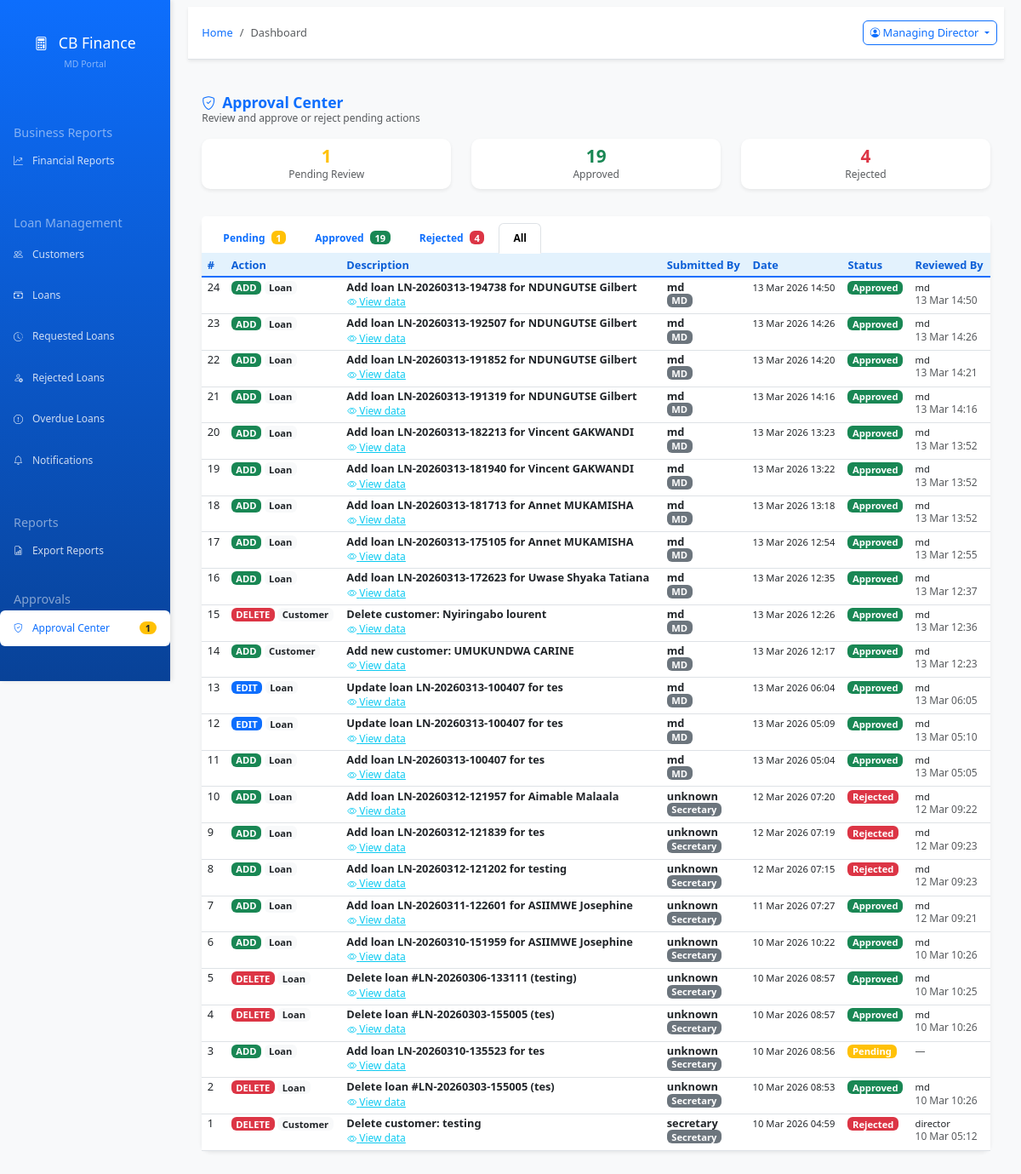
The app's page /app.cbfinance.rw/index.php?page=approvals&filter=all (signed in) with its own data.
### tables this page shows
CREATE TABLE `pending_approvals` (
  `approval_id` int(11) NOT NULL,
  `action_type` varchar(20) NOT NULL,
  `entity_type` varchar(30) NOT NULL,
  `entity_id` int(11) DEFAULT NULL,
  `action_data` longtext NOT NULL,
  `description` varchar(255) NOT NULL,
  `submitted_by` varchar(100) NOT NULL,
  `submitted_by_role` varchar(50) NOT NULL,
  `status` enum('pending','approved','rejected') NOT NULL DEFAULT 'pending',
  `reviewed_by` varchar(100) DEFAULT NULL,
  `reviewed_at` datetime DEFAULT NULL,
  `review_notes` text,
  `submitted_at` datetime NOT NULL DEFAULT CURRENT_TIMESTAMP
);

### app.cbfinance.rw/modules/approvals.php (the view, shortened to what this page needs)
<?php
$conn = getConnection();
$filter     = $_GET['filter'] ?? 'pending';
$where = $filter !== 'all' ? "WHERE status = '$filter'" : '';
$approvals = $conn->query("SELECT * FROM pending_approvals $where ORDER BY submitted_at DESC LIMIT 100");
$counts = [];
foreach (['pending', 'approved', 'rejected'] as $s) {
    $r = $conn->query("SELECT COUNT(*) as cnt FROM pending_approvals WHERE status = '$s'");
    $counts[$s] = $r ? (int)$r->fetch_assoc()['cnt'] : 0;
}
?>
<div class="container-fluid py-3">
    <div class="row mb-3">
        <div class="col-12 d-flex justify-content-between align-items-center">
            <div>
                <h2 class="h4 fw-bold text-primary mb-0">
                    <i class="bi bi-shield-check me-2"></i>Approval Center
                </h2>
                <p class="text-muted small mb-0">Review and approve or reject pending actions</p>
            </div>
        </div>
    </div>
    <div class="row mb-4">
        <div class="col-md-4">
            <div class="card border-warning shadow-sm">
                <div class="card-body text-center py-2">
                    <h2 class="fw-bold text-warning mb-0"><?= $counts['pending'] ?></h2>
                    <small class="text-muted">Pending Review</small>
                </div>
            </div>
        </div>
        <div class="col-md-4">
            <div class="card border-success shadow-sm">
                <div class="card-body text-center py-2">
                    <h2 class="fw-bold text-success mb-0"><?= $counts['approved'] ?></h2>
                    <small class="text-muted">Approved</small>
                </div>
            </div>
        </div>
        <div class="col-md-4">
            <div class="card border-danger shadow-sm">
                <div class="card-body text-center py-2">
                    <h2 class="fw-bold text-danger mb-0"><?= $counts['rejected'] ?></h2>
                    <small class="text-muted">Rejected</small>
                </div>
            </div>
        </div>
    </div>
    <div class="card shadow-sm">
        <div class="card-header bg-white py-2">
            <ul class="nav nav-tabs card-header-tabs">
                <?php foreach (['pending' => 'warning', 'approved' => 'success', 'rejected' => 'danger', 'all' => 'secondary'] as $f => $color): ?>
                <li class="nav-item">
                    <a class="nav-link <?= $filter === $f ? 'active' : '' ?>" href="?page=approvals&filter=<?= $f ?>">
                        <?= ucfirst($f) ?>
                        <?php if ($f !== 'all' && isset($counts[$f]) && $counts[$f] > 0): ?>
                            <span class="badge bg-<?= $color ?> ms-1"><?= $counts[$f] ?></span>
                        <?php endif; ?>
                    </a>
                </li>
                <?php endforeach; ?>
            </ul>
        </div>
        <div class="card-body p-0">
            <div class="table-responsive">
                <table class="table table-hover table-sm mb-0">
                    <thead class="table-light">
                        <tr>
                            <th>#</th>
                            <th>Action</th>
                            <th>Description</th>
                            <th>Submitted By</th>
                            <th>Date</th>
                            <th>Status</th>
                            <th>Reviewed By</th>
                        </tr>
                    </thead>
                    <tbody>
                        <?php if ($approvals && $approvals->num_rows > 0):
                            while ($row = $approvals->fetch_assoc()):
                                $badge = 'secondary';
                                switch($row['status']) {
                                    case 'pending':  $badge = 'warning'; break;
                                    case 'approved': $badge = 'success'; break;
                                    case 'rejected': $badge = 'danger'; break;
                                }
                                $action_badge = '<span class="badge bg-secondary">'.strtoupper($row['action_type'] ?? '').'</span>';
                                switch($row['action_type']) {
                                    case 'add':    $action_badge = '<span class="badge bg-success">ADD</span>'; break;
                                    case 'edit':   $action_badge = '<span class="badge bg-primary">EDIT</span>'; break;
                                    case 'delete': $action_badge = '<span class="badge bg-danger">DELETE</span>'; break;
                                }
                        ?>
                        <tr>
                            <td><?= $row['approval_id'] ?></td>
                            <td><?= $action_badge ?> <span class="badge bg-light text-dark"><?= ucfirst($row['entity_type']) ?></span></td>
                            <td>
                                <strong><?= htmlspecialchars($row['description']) ?></strong>
                                <br>
                                <button class="btn btn-link btn-sm p-0 text-info"
                                        data-bs-toggle="collapse"
                                        data-bs-target="#details-<?= $row['approval_id'] ?>">
                                    <i class="bi bi-eye"></i> View data
                                </button>
                            </td>
                            <td>
                                <strong><?= htmlspecialchars($row['submitted_by']) ?></strong>
                                <br><small class="badge bg-secondary"><?= htmlspecialchars($row['submitted_by_role']) ?></small>
                            </td>
                            <td><small><?= date('d M Y H:i', strtotime($row['submitted_at'])) ?></small></td>
                            <td><span class="badge bg-<?= $badge ?>"><?= ucfirst($row['status']) ?></span></td>
                            <td>
                                <?php if ($row['reviewed_by']): ?>
                                    <small><?= htmlspecialchars($row['reviewed_by']) ?></small><br>
                                    <small class="text-muted"><?= date('d M H:i', strtotime($row['reviewed_at'])) ?></small>
                                <?php else: ?>
                                    <small class="text-muted">—</small>
                                <?php endif; ?>
                            </td>
                        </tr>
                        <?php endwhile;
                        endif; ?>
                    </tbody>
                </table>
            </div>
        </div>
    </div>
</div>

### app.cbfinance.rw/assets/css/style.css (style rules this page uses)
:root { --primary-blue: #0d6efd; --light-blue: #e3f2fd; --dark-blue: #0b5ed7; --white: #ffffff; --light-gray: #f8f9fa; --gray: #6c757d; --dark-gray: #343a40; }
body { background-color: #f8f9fa; font-family: 'Segoe UI', Tahoma, Geneva, Verdana, sans-serif; }
.card { border: none; border-radius: 10px; box-shadow: 0 4px 6px rgba(0,0,0,0.05); transition: transform 0.3s, box-shadow 0.3s; }
.card-header { background-color: var(--white); border-bottom: 2px solid var(--light-blue); font-weight: 600; color: var(--dark-blue); }
.table { background-color: var(--white); }
.table thead th { background-color: var(--light-blue); border-bottom: 2px solid var(--primary-blue); color: var(--dark-blue); font-weight: 600; }
.badge.bg-primary { background-color: var(--primary-blue) !important; }

### app.cbfinance.rw/index.php (style rules this page uses)
body { font-size: 12px !important; overflow-x: hidden; }
.card { margin-bottom: 0.5rem !important; }
.card-header { padding: 0.5rem 1rem !important; }
.card-body { padding: 0.75rem !important; }
.table { font-size: 0.8rem !important; }
.table th, .table td { padding: 0.3rem 0.5rem !important; }
.table-sm th, .table-sm td { padding: 0.2rem 0.4rem !important; }
.btn { font-size: 0.8rem !important; padding: 0.25rem 0.5rem !important; }
.btn-sm { font-size: 0.75rem !important; padding: 0.2rem 0.4rem !important; }
.badge { font-size: 0.7rem !important; padding: 0.15rem 0.35rem !important; }
h2, .h2 { font-size: 1.3rem !important; }
h4, .h4 { font-size: 1.1rem !important; }
.mb-3 { margin-bottom: 0.75rem !important; }
.mb-4 { margin-bottom: 1rem !important; }
.py-2 { padding-top: 0.5rem !important; padding-bottom: 0.5rem !important; }
.py-3 { padding-top: 0.75rem !important; padding-bottom: 0.75rem !important; }
.text-muted { font-size: 0.75rem !important; }
h1, h2, h3, h4, h5, h6 { line-height: 1.2 !important; }
p, .form-label, .small { line-height: 1.3 !important; }
.table-hover tbody tr { line-height: 1.2 !important; }
.bi { font-size: 0.9em !important; }
.row { margin-bottom: 0.25rem !important; }
.container-fluid { padding: 0.5rem !important; }

### records on screen
pending_approvals: approval_id "24", action_type "ADD", entity_type "Loan", description "Add loan LN-20260313-194738 for NDUNGUTSE Gilbert", submitted_by "md", submitted_by_role "MD", submitted_at "13 Mar 2026 14:50", status "Approved", reviewed_by "md", reviewed_at "13 Mar 14:50"
pending_approvals: approval_id "23", action_type "ADD", entity_type "Loan", description "Add loan LN-20260313-192507 for NDUNGUTSE Gilbert", submitted_by "md", submitted_by_role "MD", submitted_at "13 Mar 2026 14:26", status "Approved", reviewed_by "md", reviewed_at "13 Mar 14:26"
pending_approvals: approval_id "22", action_type "ADD", entity_type "Loan", description "Add loan LN-20260313-191852 for NDUNGUTSE Gilbert", submitted_by "md", submitted_by_role "MD", submitted_at "13 Mar 2026 14:20", status "Approved", reviewed_by "md", reviewed_at "13 Mar 14:21"
pending_approvals: approval_id "21", action_type "ADD", entity_type "Loan", description "Add loan LN-20260313-191319 for NDUNGUTSE Gilbert", submitted_by "md", submitted_by_role "MD", submitted_at "13 Mar 2026 14:16", status "Approved", reviewed_by "md", reviewed_at "13 Mar 14:16"
pending_approvals: approval_id "20", action_type "ADD", entity_type "Loan", description "Add loan LN-20260313-182213 for Vincent GAKWANDI", submitted_by "md", submitted_by_role "MD", submitted_at "13 Mar 2026 13:23", status "Approved", reviewed_by "md", reviewed_at "13 Mar 13:52"
pending_approvals: approval_id "19", action_type "ADD", entity_type "Loan", description "Add loan LN-20260313-181940 for Vincent GAKWANDI", submitted_by "md", submitted_by_role "MD", submitted_at "13 Mar 2026 13:22", status "Approved", reviewed_by "md", reviewed_at "13 Mar 13:52"
pending_approvals: approval_id "18", action_type "ADD", entity_type "Loan", description "Add loan LN-20260313-181713 for Annet MUKAMISHA", submitted_by "md", submitted_by_role "MD", submitted_at "13 Mar 2026 13:18", status "Approved", reviewed_by "md", reviewed_at "13 Mar 13:52"
pending_approvals: approval_id "17", action_type "ADD", entity_type "Loan", description "Add loan LN-20260313-175105 for Annet MUKAMISHA", submitted_by "md", submitted_by_role "MD", submitted_at "13 Mar 2026 12:54", status "Approved", reviewed_by "md", reviewed_at "13 Mar 12:55"
pending_approvals: approval_id "16", action_type "ADD", entity_type "Loan", description "Add loan LN-20260313-172623 for Uwase Shyaka Tatiana", submitted_by "md", submitted_by_role "MD", submitted_at "13 Mar 2026 12:35", status "Approved", reviewed_by "md", reviewed_at "13 Mar 12:37"
pending_approvals: approval_id "15", action_type "DELETE", entity_type "Customer", description "Delete customer: Nyiringabo lourent", submitted_by "md", submitted_by_role "MD", submitted_at "13 Mar 2026 12:26", status "Approved", reviewed_by "md", reviewed_at "13 Mar 12:36"
pending_approvals: approval_id "14", action_type "ADD", entity_type "Customer", description "Add new customer: UMUKUNDWA CARINE", submitted_by "md", submitted_by_role "MD", submitted_at "13 Mar 2026 12:17", status "Approved", reviewed_by "md", reviewed_at "13 Mar 12:23"
pending_approvals: approval_id "13", action_type "EDIT", entity_type "Loan", description "Update loan LN-20260313-100407 for tes", submitted_by "md", submitted_by_role "MD", submitted_at "13 Mar 2026 06:04", status "Approved", reviewed_by "md", reviewed_at "13 Mar 06:05"
pending_approvals: approval_id "12", action_type "EDIT", entity_type "Loan", description "Update loan LN-20260313-100407 for tes", submitted_by "md", submitted_by_role "MD", submitted_at "13 Mar 2026 05:09", status "Approved", reviewed_by "md", reviewed_at "13 Mar 05:10"
pending_approvals: approval_id "11", action_type "ADD", entity_type "Loan", description "Add loan LN-20260313-100407 for tes", submitted_by "md", submitted_by_role "MD", submitted_at "13 Mar 2026 05:04", status "Approved", reviewed_by "md", reviewed_at "13 Mar 05:05"
pending_approvals: approval_id "10", action_type "ADD", entity_type "Loan", description "Add loan LN-20260312-121957 for Aimable Malaala", submitted_by "unknown", submitted_by_role "Secretary", submitted_at "12 Mar 2026 07:20", status "Rejected", reviewed_by "md", reviewed_at "12 Mar 09:22"
pending_approvals: approval_id "9", action_type "ADD", entity_type "Loan", description "Add loan LN-20260312-121839 for tes", submitted_by "unknown", submitted_by_role "Secretary", submitted_at "12 Mar 2026 07:19", status "Rejected", reviewed_by "md", reviewed_at "12 Mar 09:23"
pending_approvals: approval_id "8", action_type "ADD", entity_type "Loan", description "Add loan LN-20260312-121202 for testing", submitted_by "unknown", submitted_by_role "Secretary", submitted_at "12 Mar 2026 07:15", status "Rejected", reviewed_by "md", reviewed_at "12 Mar 09:23"
pending_approvals: approval_id "7", action_type "ADD", entity_type "Loan", description "Add loan LN-20260311-122601 for ASIIMWE Josephine", submitted_by "unknown", submitted_by_role "Secretary", submitted_at "11 Mar 2026 07:27", status "Approved", reviewed_by "md", reviewed_at "12 Mar 09:21"
pending_approvals: approval_id "6", action_type "ADD", entity_type "Loan", description "Add loan LN-20260310-151959 for ASIIMWE Josephine", submitted_by "unknown", submitted_by_role "Secretary", submitted_at "10 Mar 2026 10:22", status "Approved", reviewed_by "md", reviewed_at "10 Mar 10:26"
pending_approvals: approval_id "5", action_type "DELETE", entity_type "Loan", description "Delete loan #LN-20260306-133111 (testing)", submitted_by "unknown", submitted_by_role "Secretary", submitted_at "10 Mar 2026 08:57", status "Approved", reviewed_by "md", reviewed_at "10 Mar 10:25"
pending_approvals: approval_id "4", action_type "DELETE", entity_type "Loan", description "Delete loan #LN-20260303-155005 (tes)", submitted_by "unknown", submitted_by_role "Secretary", submitted_at "10 Mar 2026 08:57", status "Approved", reviewed_by "md", reviewed_at "10 Mar 10:26"
pending_approvals: approval_id "3", action_type "ADD", entity_type "Loan", description "Add loan LN-20260310-135523 for tes", submitted_by "unknown", submitted_by_role "Secretary", submitted_at "10 Mar 2026 08:56", status "Pending"
pending_approvals: approval_id "2", action_type "DELETE", entity_type "Loan", description "Delete loan #LN-20260303-155005 (tes)", submitted_by "unknown", submitted_by_role "Secretary", submitted_at "10 Mar 2026 08:53", status "Approved", reviewed_by "md", reviewed_at "10 Mar 10:26"
pending_approvals: approval_id "1", action_type "DELETE", entity_type "Customer", description "Delete customer: testing", submitted_by "secretary", submitted_by_role "Secretary", submitted_at "10 Mar 2026 04:59", status "Rejected", reviewed_by "director", reviewed_at "10 Mar 05:12"

### other values on screen
$user_role "MD"
$pending_approvals_count "1"
$page_title "Dashboard"
$_SESSION['user_name'] "Managing Director"
$counts['pending'] "1"
$counts['approved'] "19"
$counts['rejected'] "4"
$f "Pending"
$counts[$f] "1"
$f "Approved"
$counts[$f] "19"
$f "Rejected"
$counts[$f] "4"
$f "All"
